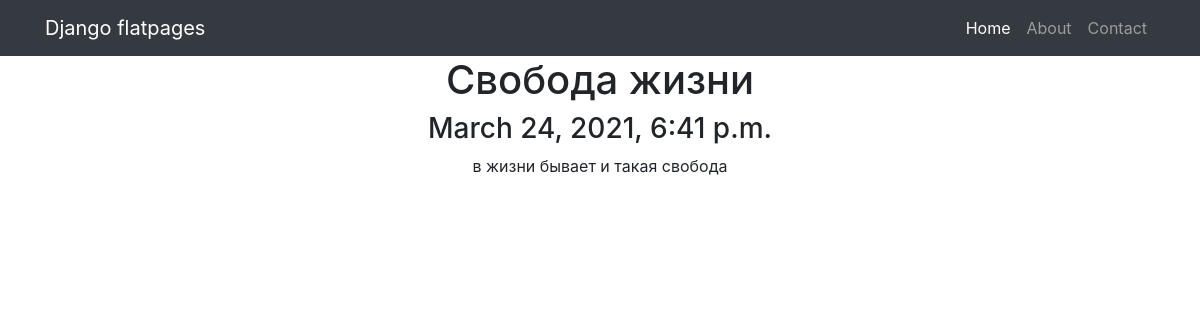
Page /Posts/1 on the committed database.
### news/models.py (models this page shows)
class Post(models.Model):
    news = 'news'
    article = 'article'
    Posts = [(news, 'news'), (article, 'article'), ('select', 'select')]
    choosing = models.BooleanField(default=False)
    time_in = models.DateTimeField(auto_now_add=True)
    title = models.CharField(max_length=255, unique=True)
    text = models.CharField(max_length=255)
    rating = models.FloatField(default=0.0)

### news/views.py (the view)
# urls.py: path('<int:pk>', PostDetail.as_view()),
class PostDetail(DetailView):
    model = Post # модель всё та же, но мы хотим получать детали конкретно отдельного товара
    template_name = 'posts.html' # название шаблона будет product.html
    context_object_name = 'posts'  # название объекта. в нём будет
    def get_context_data(self, **kwargs):
        context = super().get_context_data(**kwargs)
        context['time_now'] = datetime.datetime.utcnow()  # добавим переменную текущей даты time_now
        return context

### news/templatetags/my_filters.py (called while the page is built)
@register.filter(name='Censor')
def Censor(value):
    if value == 'Fuck':
        return value == '****'
    else:
        return value

### templates/posts.html (shortened to what this page needs)
{% extends 'flatpages/default.html' %}
{% load my_filters %}
{% block content %}
<h1>{{ posts.title }}</h1>
<h3>{{ posts.time_in}}</h3>
<t1>{{ posts.text|Censor }}</t1>
{% endblock content %}

### rows in the picture
Post: title "Свобода жизни", time_in "March 24, 2021, 6:41 p.m.", text|Censor "в жизни бывает и такая свобода"
